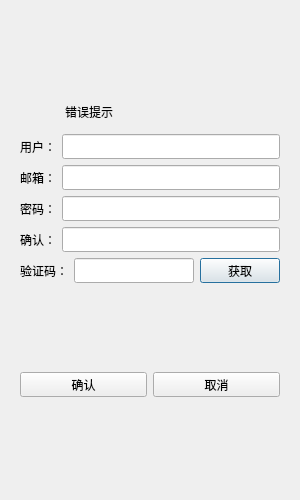
<?xml version="1.0" encoding="UTF-8"?>
<ui version="4.0">
 <class>RegisterDialog</class>
 <widget class="QDialog" name="RegisterDialog">
  <property name="geometry">
   <rect>
    <x>0</x>
    <y>0</y>
    <width>300</width>
    <height>500</height>
   </rect>
  </property>
  <property name="minimumSize">
   <size>
    <width>300</width>
    <height>500</height>
   </size>
  </property>
  <property name="maximumSize">
   <size>
    <width>300</width>
    <height>500</height>
   </size>
  </property>
  <property name="windowTitle">
   <string>Dialog</string>
  </property>
  <layout class="QHBoxLayout" name="horizontalLayout_2">
   <item>
    <layout class="QHBoxLayout" name="horizontalLayout_3">
     <item>
      <widget class="QStackedWidget" name="stackedWidget">
       <widget class="QWidget" name="page_3">
        <layout class="QVBoxLayout" name="verticalLayout">
         <item>
          <spacer name="verticalSpacer">
           <property name="orientation">
            <enum>Qt::Orientation::Vertical</enum>
           </property>
           <property name="sizeHint" stdset="0">
            <size>
             <width>20</width>
             <height>40</height>
            </size>
           </property>
          </spacer>
         </item>
         <item>
          <widget class="QWidget" name="widget" native="true">
           <property name="minimumSize">
            <size>
             <width>0</width>
             <height>25</height>
            </size>
           </property>
           <property name="maximumSize">
            <size>
             <width>16777215</width>
             <height>25</height>
            </size>
           </property>
           <widget class="QLabel" name="label">
            <property name="geometry">
             <rect>
              <x>40</x>
              <y>0</y>
              <width>58</width>
              <height>16</height>
             </rect>
            </property>
            <property name="text">
             <string>错误提示</string>
            </property>
            <property name="alignment">
             <set>Qt::AlignmentFlag::AlignHCenter|Qt::AlignmentFlag::AlignTop</set>
            </property>
           </widget>
          </widget>
         </item>
         <item>
          <layout class="QHBoxLayout" name="horizontalLayout">
           <item>
            <widget class="QLabel" name="user_label">
             <property name="minimumSize">
              <size>
               <width>0</width>
               <height>25</height>
              </size>
             </property>
             <property name="maximumSize">
              <size>
               <width>16777215</width>
               <height>25</height>
              </size>
             </property>
             <property name="text">
              <string>用户：</string>
             </property>
            </widget>
           </item>
           <item>
            <widget class="QLineEdit" name="user_edit">
             <property name="minimumSize">
              <size>
               <width>0</width>
               <height>25</height>
              </size>
             </property>
             <property name="maximumSize">
              <size>
               <width>16777215</width>
               <height>25</height>
              </size>
             </property>
            </widget>
           </item>
          </layout>
         </item>
         <item>
          <layout class="QHBoxLayout" name="horizontalLayout_4">
           <item>
            <widget class="QLabel" name="email_label">
             <property name="minimumSize">
              <size>
               <width>0</width>
               <height>25</height>
              </size>
             </property>
             <property name="maximumSize">
              <size>
               <width>16777215</width>
               <height>25</height>
              </size>
             </property>
             <property name="text">
              <string>邮箱：</string>
             </property>
            </widget>
           </item>
           <item>
            <widget class="QLineEdit" name="email_edit">
             <property name="minimumSize">
              <size>
               <width>0</width>
               <height>25</height>
              </size>
             </property>
             <property name="maximumSize">
              <size>
               <width>16777215</width>
               <height>25</height>
              </size>
             </property>
            </widget>
           </item>
          </layout>
         </item>
         <item>
          <layout class="QHBoxLayout" name="horizontalLayout_5">
           <item>
            <widget class="QLabel" name="password_label">
             <property name="minimumSize">
              <size>
               <width>0</width>
               <height>25</height>
              </size>
             </property>
             <property name="maximumSize">
              <size>
               <width>16777215</width>
               <height>25</height>
              </size>
             </property>
             <property name="text">
              <string>密码：</string>
             </property>
            </widget>
           </item>
           <item>
            <widget class="QLineEdit" name="password_edit">
             <property name="minimumSize">
              <size>
               <width>0</width>
               <height>25</height>
              </size>
             </property>
             <property name="maximumSize">
              <size>
               <width>16777215</width>
               <height>25</height>
              </size>
             </property>
            </widget>
           </item>
          </layout>
         </item>
         <item>
          <layout class="QHBoxLayout" name="horizontalLayout_6">
           <item>
            <widget class="QLabel" name="confirm_label">
             <property name="minimumSize">
              <size>
               <width>0</width>
               <height>25</height>
              </size>
             </property>
             <property name="maximumSize">
              <size>
               <width>16777215</width>
               <height>25</height>
              </size>
             </property>
             <property name="text">
              <string>确认：</string>
             </property>
            </widget>
           </item>
           <item>
            <widget class="QLineEdit" name="confirm_edit">
             <property name="minimumSize">
              <size>
               <width>0</width>
               <height>25</height>
              </size>
             </property>
             <property name="maximumSize">
              <size>
               <width>16777215</width>
               <height>25</height>
              </size>
             </property>
            </widget>
           </item>
          </layout>
         </item>
         <item>
          <layout class="QHBoxLayout" name="horizontalLayout_7">
           <item>
            <widget class="QLabel" name="varify_label">
             <property name="minimumSize">
              <size>
               <width>0</width>
               <height>25</height>
              </size>
             </property>
             <property name="maximumSize">
              <size>
               <width>16777215</width>
               <height>25</height>
              </size>
             </property>
             <property name="text">
              <string>验证码：</string>
             </property>
            </widget>
           </item>
           <item>
            <widget class="QLineEdit" name="varify_edit">
             <property name="minimumSize">
              <size>
               <width>0</width>
               <height>25</height>
              </size>
             </property>
             <property name="maximumSize">
              <size>
               <width>16777215</width>
               <height>25</height>
              </size>
             </property>
            </widget>
           </item>
           <item>
            <widget class="QPushButton" name="get_button">
             <property name="minimumSize">
              <size>
               <width>0</width>
               <height>25</height>
              </size>
             </property>
             <property name="maximumSize">
              <size>
               <width>16777215</width>
               <height>25</height>
              </size>
             </property>
             <property name="text">
              <string>获取</string>
             </property>
            </widget>
           </item>
          </layout>
         </item>
         <item>
          <spacer name="verticalSpacer_2">
           <property name="orientation">
            <enum>Qt::Orientation::Vertical</enum>
           </property>
           <property name="sizeHint" stdset="0">
            <size>
             <width>20</width>
             <height>40</height>
            </size>
           </property>
          </spacer>
         </item>
         <item>
          <layout class="QHBoxLayout" name="horizontalLayout_8">
           <item>
            <widget class="QPushButton" name="confirm_button">
             <property name="minimumSize">
              <size>
               <width>0</width>
               <height>25</height>
              </size>
             </property>
             <property name="maximumSize">
              <size>
               <width>16777215</width>
               <height>25</height>
              </size>
             </property>
             <property name="text">
              <string>确认</string>
             </property>
            </widget>
           </item>
           <item>
            <widget class="QPushButton" name="cancel_button">
             <property name="minimumSize">
              <size>
               <width>0</width>
               <height>25</height>
              </size>
             </property>
             <property name="maximumSize">
              <size>
               <width>16777215</width>
               <height>25</height>
              </size>
             </property>
             <property name="text">
              <string>取消</string>
             </property>
            </widget>
           </item>
          </layout>
         </item>
         <item>
          <spacer name="verticalSpacer_3">
           <property name="orientation">
            <enum>Qt::Orientation::Vertical</enum>
           </property>
           <property name="sizeHint" stdset="0">
            <size>
             <width>20</width>
             <height>40</height>
            </size>
           </property>
          </spacer>
         </item>
        </layout>
       </widget>
       <widget class="QWidget" name="page_4"/>
      </widget>
     </item>
    </layout>
   </item>
  </layout>
 </widget>
 <resources/>
 <connections/>
</ui>
